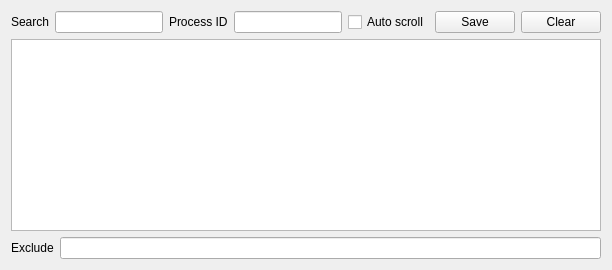
      <widget class="QWidget" name="widget_2" native="true">
       <layout class="QVBoxLayout" name="verticalLayout_4">
        <item>
         <layout class="QHBoxLayout" name="horizontalLayout_4">
          <item>
           <widget class="QLabel" name="label_2">
            <property name="sizePolicy">
             <sizepolicy hsizetype="Fixed" vsizetype="Fixed">
              <horstretch>0</horstretch>
              <verstretch>0</verstretch>
             </sizepolicy>
            </property>
            <property name="text">
             <string>Search</string>
            </property>
           </widget>
          </item>
          <item>
           <widget class="QLineEdit" name="searchEdit"/>
          </item>
          <item>
           <widget class="QLabel" name="label_3">
            <property name="sizePolicy">
             <sizepolicy hsizetype="Fixed" vsizetype="Fixed">
              <horstretch>0</horstretch>
              <verstretch>0</verstretch>
             </sizepolicy>
            </property>
            <property name="text">
             <string>Process ID</string>
            </property>
           </widget>
          </item>
          <item>
           <widget class="QLineEdit" name="pidEdit">
            <property name="sizePolicy">
             <sizepolicy hsizetype="Fixed" vsizetype="Fixed">
              <horstretch>0</horstretch>
              <verstretch>0</verstretch>
             </sizepolicy>
            </property>
           </widget>
          </item>
          <item>
           <widget class="QCheckBox" name="scrollCheck">
            <property name="text">
             <string>Auto scroll</string>
            </property>
           </widget>
          </item>
          <item>
           <widget class="QPushButton" name="saveBtn">
            <property name="text">
             <string>Save</string>
            </property>
           </widget>
          </item>
          <item>
           <widget class="QPushButton" name="clearBtn">
            <property name="text">
             <string>Clear</string>
            </property>
           </widget>
          </item>
         </layout>
        </item>
        <item>
         <widget class="QTableView" name="logTable"/>
        </item>
        <item>
         <layout class="QHBoxLayout" name="horizontalLayout_5">
          <item>
           <widget class="QLabel" name="label_4">
            <property name="text">
             <string>Exclude</string>
            </property>
           </widget>
          </item>
          <item>
           <widget class="QLineEdit" name="excludeEdit"/>
          </item>
         </layout>
        </item>
       </layout>
      </widget>
